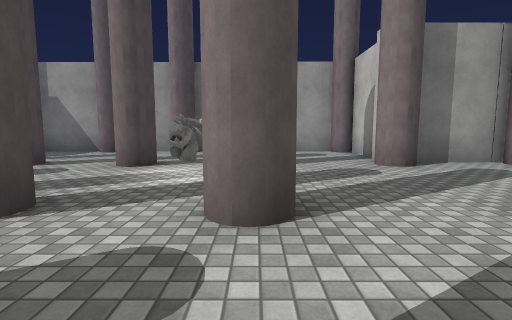
View 1 (above)

16 first-person views from a walk through a scene from a Unity 3-D project. The camera is 1.3 m above the floor, tilts 6° down and sees 85° across. The floor is counted in squares, 2 m on a side. Each view is taken from the middle of a square. On the plan, view 1 faces up. The plan holds only what a view shows up to about 9 squares ahead; the rest is blank. The place goes on beyond the plan. Some animated figures are not drawn. Surface patterns are stand-ins for the level's own textures.

View 2
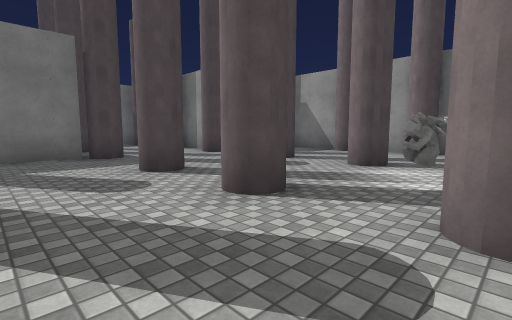

View 3
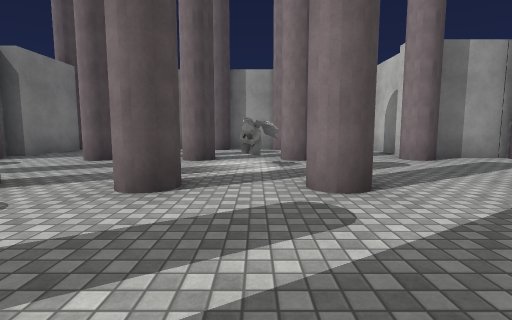

View 4
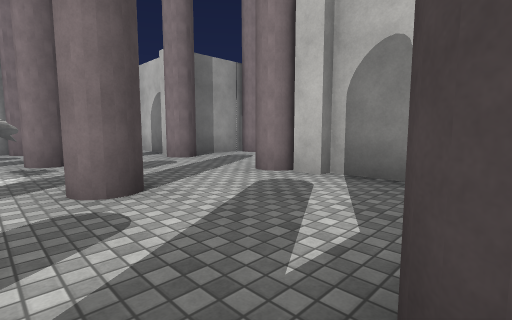

View 5
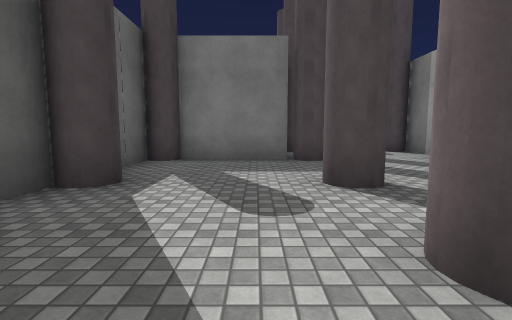

View 6
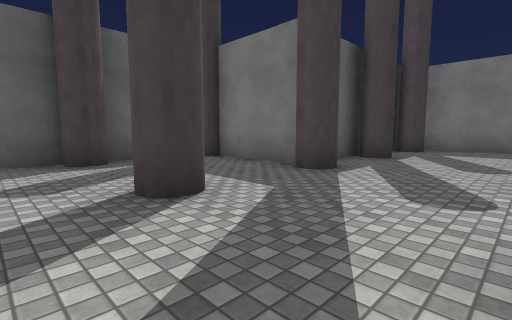

View 7
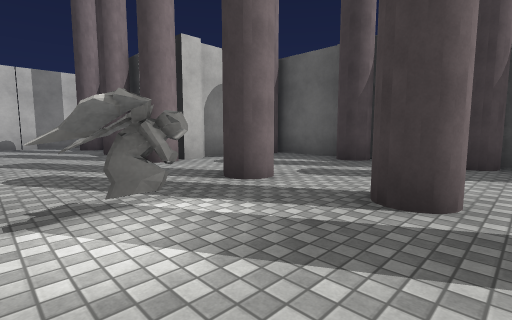

View 8
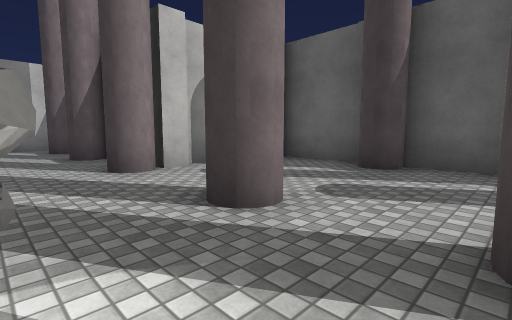

View 9
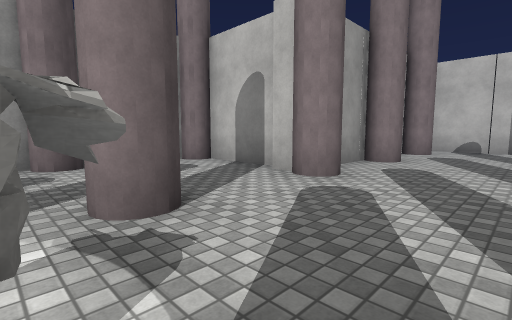

View 10
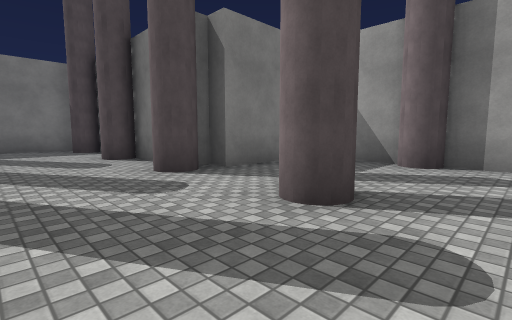

View 11
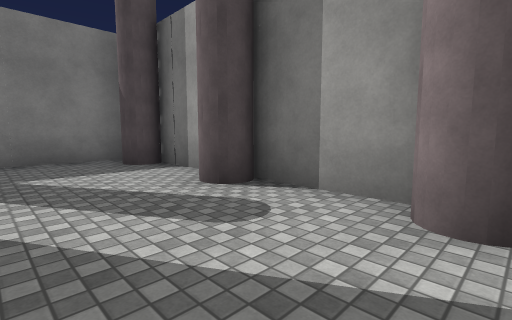

View 12
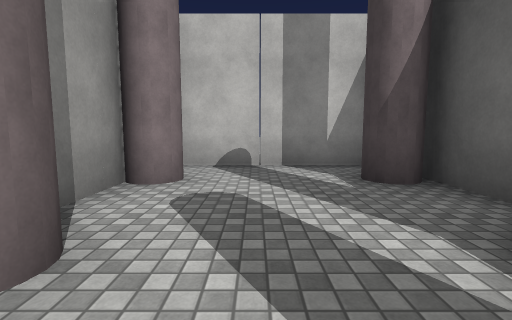

View 13
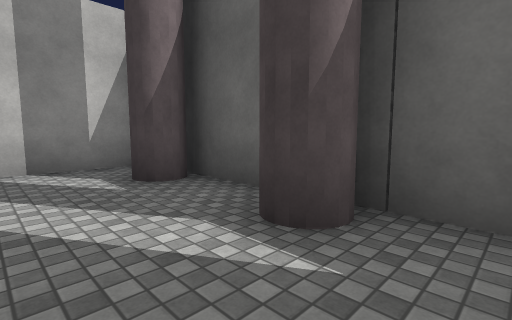

View 14
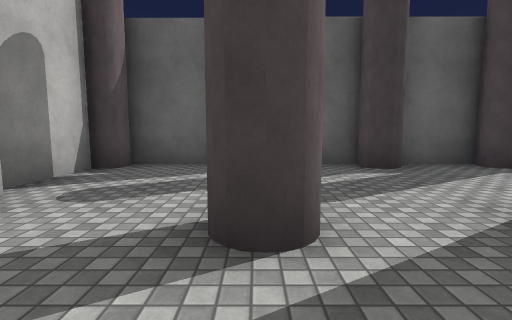

View 15
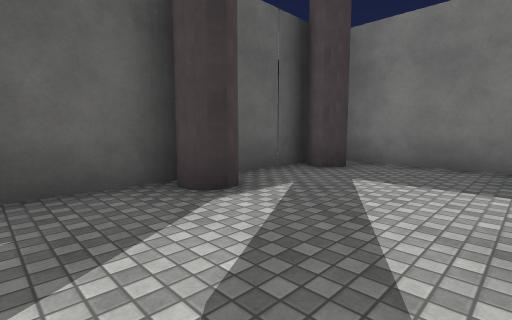

View 16
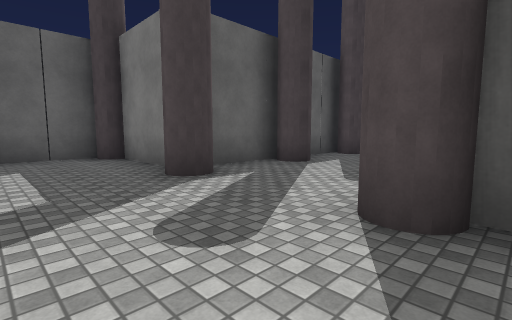

### Floor plan
Key: @ floor where view 1 was taken; # wall or solid block; . floor; O other object.
Columns run from 14 left of view 1 to 10 right of it. Each row starts with its distance up from view 1.
  9        ###########
  8        #.........#
  7        #.........#
  6  #######.........########
  5 ##..#..#....#.#....#..#.#
  4 #............O..........#
  3 #.......................#
  2 ##..#..#....#.#..#.#..#.#
  1  #######.........######
  0       #.......@..#
 -1       ##.##.#.#..#
 -2        ###########

Positions as (right, up) in squares from view 1, and headings:
1: (0, 0), facing up
2: (0, 0), facing up-left
3: (-1, -1), facing up
4: (-1, -1), facing up-right
5: (-1, 1), facing left
6: (-3, 5), facing down-left
7: (-3, 5), facing down-right
8: (-2, 4), facing down-right
9: (-1, 3), facing up-right
10: (-3, 3), facing up-left
11: (-7, 3), facing up-left
12: (4, 4), facing right
13: (4, 4), facing down-right
14: (0, 4), facing down
15: (-8, 5), facing down-left
16: (-5, 6), facing down-left
